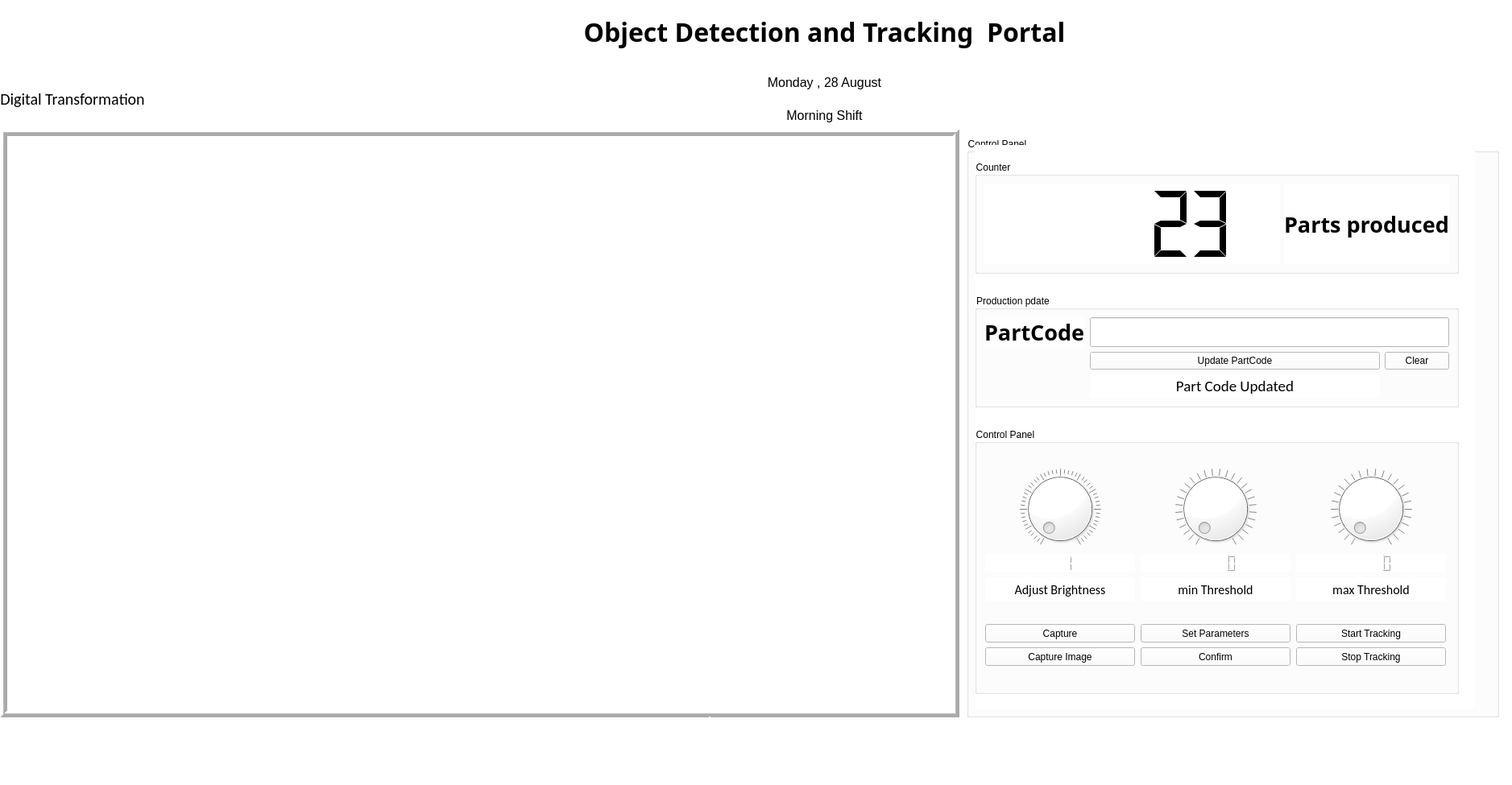
<?xml version="1.0" encoding="UTF-8"?>
<ui version="4.0">
 <class>FurnaceVisionSystem</class>
 <widget class="QMainWindow" name="FurnaceVisionSystem">
  <property name="geometry">
   <rect>
    <x>0</x>
    <y>0</y>
    <width>1877</width>
    <height>975</height>
   </rect>
  </property>
  <property name="sizePolicy">
   <sizepolicy hsizetype="Expanding" vsizetype="Expanding">
    <horstretch>0</horstretch>
    <verstretch>0</verstretch>
   </sizepolicy>
  </property>
  <property name="windowTitle">
   <string>Furnace Vision System</string>
  </property>
  <property name="styleSheet">
   <string notr="true">background-color: rgb(255, 255, 255);</string>
  </property>
  <widget class="QWidget" name="centralwidget">
   <widget class="QLabel" name="label">
    <property name="geometry">
     <rect>
      <x>0</x>
      <y>160</y>
      <width>1191</width>
      <height>731</height>
     </rect>
    </property>
    <property name="sizePolicy">
     <sizepolicy hsizetype="Expanding" vsizetype="Expanding">
      <horstretch>0</horstretch>
      <verstretch>0</verstretch>
     </sizepolicy>
    </property>
    <property name="focusPolicy">
     <enum>Qt::NoFocus</enum>
    </property>
    <property name="autoFillBackground">
     <bool>false</bool>
    </property>
    <property name="frameShape">
     <enum>QFrame::Box</enum>
    </property>
    <property name="frameShadow">
     <enum>QFrame::Raised</enum>
    </property>
    <property name="lineWidth">
     <number>4</number>
    </property>
    <property name="midLineWidth">
     <number>1</number>
    </property>
    <property name="text">
     <string/>
    </property>
    <property name="textFormat">
     <enum>Qt::MarkdownText</enum>
    </property>
    <property name="pixmap">
     <pixmap>../../.designer/.designer/backup/100 (1).bmp</pixmap>
    </property>
    <property name="scaledContents">
     <bool>true</bool>
    </property>
   </widget>
   <widget class="QGroupBox" name="groupBox">
    <property name="geometry">
     <rect>
      <x>1200</x>
      <y>170</y>
      <width>661</width>
      <height>721</height>
     </rect>
    </property>
    <property name="title">
     <string>Control Panel</string>
    </property>
    <widget class="QWidget" name="verticalLayoutWidget">
     <property name="geometry">
      <rect>
       <x>10</x>
       <y>10</y>
       <width>621</width>
       <height>701</height>
      </rect>
     </property>
     <layout class="QVBoxLayout" name="verticalLayout">
      <item>
       <widget class="QGroupBox" name="groupBox_2">
        <property name="sizePolicy">
         <sizepolicy hsizetype="Expanding" vsizetype="Expanding">
          <horstretch>0</horstretch>
          <verstretch>0</verstretch>
         </sizepolicy>
        </property>
        <property name="maximumSize">
         <size>
          <width>601</width>
          <height>141</height>
         </size>
        </property>
        <property name="title">
         <string>Counter</string>
        </property>
        <layout class="QHBoxLayout" name="horizontalLayout_5">
         <item>
          <widget class="QLCDNumber" name="lcdNumber_2">
           <property name="sizePolicy">
            <sizepolicy hsizetype="Expanding" vsizetype="Expanding">
             <horstretch>0</horstretch>
             <verstretch>0</verstretch>
            </sizepolicy>
           </property>
           <property name="maximumSize">
            <size>
             <width>369</width>
             <height>108</height>
            </size>
           </property>
           <property name="font">
            <font>
             <pointsize>36</pointsize>
             <weight>75</weight>
             <bold>true</bold>
            </font>
           </property>
           <property name="layoutDirection">
            <enum>Qt::LeftToRight</enum>
           </property>
           <property name="autoFillBackground">
            <bool>false</bool>
           </property>
           <property name="frameShape">
            <enum>QFrame::NoFrame</enum>
           </property>
           <property name="segmentStyle">
            <enum>QLCDNumber::Flat</enum>
           </property>
           <property name="intValue" stdset="0">
            <number>23</number>
           </property>
          </widget>
         </item>
         <item>
          <widget class="QLabel" name="label_14">
           <property name="font">
            <font>
             <family>Adobe Caslon Pro Bold</family>
             <pointsize>20</pointsize>
             <weight>75</weight>
             <bold>true</bold>
            </font>
           </property>
           <property name="text">
            <string>Parts produced</string>
           </property>
          </widget>
         </item>
        </layout>
       </widget>
      </item>
      <item>
       <widget class="QGroupBox" name="groupBox_3">
        <property name="sizePolicy">
         <sizepolicy hsizetype="Expanding" vsizetype="Expanding">
          <horstretch>0</horstretch>
          <verstretch>0</verstretch>
         </sizepolicy>
        </property>
        <property name="maximumSize">
         <size>
          <width>601</width>
          <height>141</height>
         </size>
        </property>
        <property name="title">
         <string>Production pdate</string>
        </property>
        <layout class="QGridLayout" name="gridLayout">
         <item row="0" column="0">
          <widget class="QLabel" name="label_13">
           <property name="font">
            <font>
             <family>Adobe Caslon Pro Bold</family>
             <pointsize>20</pointsize>
             <weight>75</weight>
             <bold>true</bold>
            </font>
           </property>
           <property name="text">
            <string>PartCode</string>
           </property>
          </widget>
         </item>
         <item row="3" column="1">
          <widget class="QLabel" name="label_5">
           <property name="sizePolicy">
            <sizepolicy hsizetype="Expanding" vsizetype="Expanding">
             <horstretch>0</horstretch>
             <verstretch>0</verstretch>
            </sizepolicy>
           </property>
           <property name="maximumSize">
            <size>
             <width>369</width>
             <height>41</height>
            </size>
           </property>
           <property name="font">
            <font>
             <family>Calibri</family>
             <pointsize>14</pointsize>
            </font>
           </property>
           <property name="layoutDirection">
            <enum>Qt::LeftToRight</enum>
           </property>
           <property name="text">
            <string>Part Code Updated</string>
           </property>
           <property name="alignment">
            <set>Qt::AlignCenter</set>
           </property>
          </widget>
         </item>
         <item row="2" column="2">
          <widget class="QPushButton" name="pushButton_5">
           <property name="text">
            <string>Clear</string>
           </property>
          </widget>
         </item>
         <item row="0" column="1" colspan="2">
          <widget class="QLineEdit" name="lineEdit_2">
           <property name="maximumSize">
            <size>
             <width>450</width>
             <height>41</height>
            </size>
           </property>
           <property name="tabletTracking">
            <bool>true</bool>
           </property>
           <property name="autoFillBackground">
            <bool>false</bool>
           </property>
          </widget>
         </item>
         <item row="2" column="1">
          <widget class="QPushButton" name="pushButton_3">
           <property name="text">
            <string>Update PartCode</string>
           </property>
          </widget>
         </item>
        </layout>
       </widget>
      </item>
      <item>
       <widget class="QGroupBox" name="groupBox_4">
        <property name="sizePolicy">
         <sizepolicy hsizetype="Expanding" vsizetype="Expanding">
          <horstretch>0</horstretch>
          <verstretch>0</verstretch>
         </sizepolicy>
        </property>
        <property name="maximumSize">
         <size>
          <width>601</width>
          <height>331</height>
         </size>
        </property>
        <property name="title">
         <string>Control Panel</string>
        </property>
        <layout class="QVBoxLayout" name="verticalLayout_3">
         <item>
          <layout class="QGridLayout" name="gridLayout_4">
           <item row="2" column="1">
            <widget class="QLabel" name="label_16">
             <property name="sizePolicy">
              <sizepolicy hsizetype="Expanding" vsizetype="Expanding">
               <horstretch>0</horstretch>
               <verstretch>0</verstretch>
              </sizepolicy>
             </property>
             <property name="maximumSize">
              <size>
               <width>186</width>
               <height>30</height>
              </size>
             </property>
             <property name="font">
              <font>
               <family>Calibri</family>
               <pointsize>12</pointsize>
              </font>
             </property>
             <property name="text">
              <string>min Threshold</string>
             </property>
             <property name="alignment">
              <set>Qt::AlignCenter</set>
             </property>
            </widget>
           </item>
           <item row="2" column="0">
            <widget class="QLabel" name="label_17">
             <property name="sizePolicy">
              <sizepolicy hsizetype="Expanding" vsizetype="Expanding">
               <horstretch>0</horstretch>
               <verstretch>0</verstretch>
              </sizepolicy>
             </property>
             <property name="maximumSize">
              <size>
               <width>186</width>
               <height>30</height>
              </size>
             </property>
             <property name="font">
              <font>
               <family>Calibri</family>
               <pointsize>12</pointsize>
              </font>
             </property>
             <property name="layoutDirection">
              <enum>Qt::LeftToRight</enum>
             </property>
             <property name="text">
              <string>Adjust Brightness</string>
             </property>
             <property name="alignment">
              <set>Qt::AlignCenter</set>
             </property>
            </widget>
           </item>
           <item row="0" column="2">
            <widget class="QDial" name="dial_4">
             <property name="maximumSize">
              <size>
               <width>186</width>
               <height>100</height>
              </size>
             </property>
             <property name="mouseTracking">
              <bool>true</bool>
             </property>
             <property name="tabletTracking">
              <bool>false</bool>
             </property>
             <property name="acceptDrops">
              <bool>false</bool>
             </property>
             <property name="autoFillBackground">
              <bool>false</bool>
             </property>
             <property name="minimum">
              <number>500</number>
             </property>
             <property name="maximum">
              <number>1000</number>
             </property>
             <property name="singleStep">
              <number>10</number>
             </property>
             <property name="wrapping">
              <bool>false</bool>
             </property>
             <property name="notchesVisible">
              <bool>true</bool>
             </property>
            </widget>
           </item>
           <item row="2" column="2">
            <widget class="QLabel" name="label_15">
             <property name="sizePolicy">
              <sizepolicy hsizetype="Expanding" vsizetype="Expanding">
               <horstretch>0</horstretch>
               <verstretch>0</verstretch>
              </sizepolicy>
             </property>
             <property name="maximumSize">
              <size>
               <width>186</width>
               <height>30</height>
              </size>
             </property>
             <property name="font">
              <font>
               <family>Calibri</family>
               <pointsize>12</pointsize>
              </font>
             </property>
             <property name="text">
              <string>max Threshold</string>
             </property>
             <property name="alignment">
              <set>Qt::AlignCenter</set>
             </property>
            </widget>
           </item>
           <item row="0" column="1">
            <widget class="QDial" name="dial_5">
             <property name="maximumSize">
              <size>
               <width>186</width>
               <height>100</height>
              </size>
             </property>
             <property name="mouseTracking">
              <bool>true</bool>
             </property>
             <property name="tabletTracking">
              <bool>false</bool>
             </property>
             <property name="acceptDrops">
              <bool>false</bool>
             </property>
             <property name="autoFillBackground">
              <bool>false</bool>
             </property>
             <property name="minimum">
              <number>30</number>
             </property>
             <property name="maximum">
              <number>300</number>
             </property>
             <property name="singleStep">
              <number>10</number>
             </property>
             <property name="wrapping">
              <bool>false</bool>
             </property>
             <property name="notchesVisible">
              <bool>true</bool>
             </property>
            </widget>
           </item>
           <item row="0" column="0">
            <widget class="QDial" name="dial_6">
             <property name="maximumSize">
              <size>
               <width>186</width>
               <height>100</height>
              </size>
             </property>
             <property name="mouseTracking">
              <bool>true</bool>
             </property>
             <property name="tabletTracking">
              <bool>false</bool>
             </property>
             <property name="acceptDrops">
              <bool>false</bool>
             </property>
             <property name="autoFillBackground">
              <bool>false</bool>
             </property>
             <property name="maximum">
              <number>200</number>
             </property>
             <property name="wrapping">
              <bool>false</bool>
             </property>
             <property name="notchesVisible">
              <bool>true</bool>
             </property>
            </widget>
           </item>
           <item row="1" column="0">
            <widget class="QLCDNumber" name="lcdNumber">
             <property name="sizePolicy">
              <sizepolicy hsizetype="Expanding" vsizetype="Expanding">
               <horstretch>0</horstretch>
               <verstretch>0</verstretch>
              </sizepolicy>
             </property>
             <property name="maximumSize">
              <size>
               <width>186</width>
               <height>23</height>
              </size>
             </property>
             <property name="font">
              <font>
               <family>Arial</family>
               <pointsize>14</pointsize>
               <weight>75</weight>
               <bold>true</bold>
              </font>
             </property>
             <property name="focusPolicy">
              <enum>Qt::StrongFocus</enum>
             </property>
             <property name="layoutDirection">
              <enum>Qt::LeftToRight</enum>
             </property>
             <property name="autoFillBackground">
              <bool>false</bool>
             </property>
             <property name="frameShape">
              <enum>QFrame::NoFrame</enum>
             </property>
             <property name="frameShadow">
              <enum>QFrame::Plain</enum>
             </property>
             <property name="smallDecimalPoint">
              <bool>false</bool>
             </property>
             <property name="digitCount">
              <number>3</number>
             </property>
             <property name="value" stdset="0">
              <double>1.000000000000000</double>
             </property>
             <property name="intValue" stdset="0">
              <number>1</number>
             </property>
            </widget>
           </item>
           <item row="1" column="1">
            <widget class="QLCDNumber" name="lcdNumber_3">
             <property name="sizePolicy">
              <sizepolicy hsizetype="Expanding" vsizetype="Expanding">
               <horstretch>0</horstretch>
               <verstretch>0</verstretch>
              </sizepolicy>
             </property>
             <property name="maximumSize">
              <size>
               <width>186</width>
               <height>23</height>
              </size>
             </property>
             <property name="font">
              <font>
               <weight>75</weight>
               <bold>true</bold>
              </font>
             </property>
             <property name="focusPolicy">
              <enum>Qt::StrongFocus</enum>
             </property>
             <property name="layoutDirection">
              <enum>Qt::LeftToRight</enum>
             </property>
             <property name="autoFillBackground">
              <bool>false</bool>
             </property>
             <property name="frameShape">
              <enum>QFrame::NoFrame</enum>
             </property>
             <property name="frameShadow">
              <enum>QFrame::Plain</enum>
             </property>
            </widget>
           </item>
           <item row="1" column="2">
            <widget class="QLCDNumber" name="lcdNumber_4">
             <property name="sizePolicy">
              <sizepolicy hsizetype="Expanding" vsizetype="Expanding">
               <horstretch>0</horstretch>
               <verstretch>0</verstretch>
              </sizepolicy>
             </property>
             <property name="maximumSize">
              <size>
               <width>186</width>
               <height>23</height>
              </size>
             </property>
             <property name="font">
              <font>
               <weight>75</weight>
               <bold>true</bold>
              </font>
             </property>
             <property name="focusPolicy">
              <enum>Qt::StrongFocus</enum>
             </property>
             <property name="frameShape">
              <enum>QFrame::NoFrame</enum>
             </property>
            </widget>
           </item>
          </layout>
         </item>
         <item>
          <layout class="QGridLayout" name="gridLayout_5">
           <item row="1" column="2">
            <widget class="QPushButton" name="Track_4">
             <property name="sizePolicy">
              <sizepolicy hsizetype="Expanding" vsizetype="Expanding">
               <horstretch>0</horstretch>
               <verstretch>0</verstretch>
              </sizepolicy>
             </property>
             <property name="maximumSize">
              <size>
               <width>186</width>
               <height>23</height>
              </size>
             </property>
             <property name="text">
              <string>Stop Tracking</string>
             </property>
            </widget>
           </item>
           <item row="1" column="0">
            <widget class="QPushButton" name="Capture_2">
             <property name="sizePolicy">
              <sizepolicy hsizetype="Expanding" vsizetype="Expanding">
               <horstretch>0</horstretch>
               <verstretch>0</verstretch>
              </sizepolicy>
             </property>
             <property name="maximumSize">
              <size>
               <width>186</width>
               <height>23</height>
              </size>
             </property>
             <property name="text">
              <string>Capture Image</string>
             </property>
            </widget>
           </item>
           <item row="0" column="0">
            <widget class="QPushButton" name="pushButton_4">
             <property name="sizePolicy">
              <sizepolicy hsizetype="Expanding" vsizetype="Expanding">
               <horstretch>0</horstretch>
               <verstretch>0</verstretch>
              </sizepolicy>
             </property>
             <property name="maximumSize">
              <size>
               <width>186</width>
               <height>23</height>
              </size>
             </property>
             <property name="text">
              <string>Capture</string>
             </property>
            </widget>
           </item>
           <item row="0" column="1">
            <widget class="QPushButton" name="Set_3">
             <property name="sizePolicy">
              <sizepolicy hsizetype="Expanding" vsizetype="Expanding">
               <horstretch>0</horstretch>
               <verstretch>0</verstretch>
              </sizepolicy>
             </property>
             <property name="maximumSize">
              <size>
               <width>186</width>
               <height>23</height>
              </size>
             </property>
             <property name="text">
              <string>Set Parameters</string>
             </property>
            </widget>
           </item>
           <item row="0" column="2">
            <widget class="QPushButton" name="Track_3">
             <property name="sizePolicy">
              <sizepolicy hsizetype="Expanding" vsizetype="Expanding">
               <horstretch>0</horstretch>
               <verstretch>0</verstretch>
              </sizepolicy>
             </property>
             <property name="maximumSize">
              <size>
               <width>186</width>
               <height>23</height>
              </size>
             </property>
             <property name="text">
              <string>Start Tracking</string>
             </property>
            </widget>
           </item>
           <item row="1" column="1">
            <widget class="QPushButton" name="Set_4">
             <property name="sizePolicy">
              <sizepolicy hsizetype="Expanding" vsizetype="Expanding">
               <horstretch>0</horstretch>
               <verstretch>0</verstretch>
              </sizepolicy>
             </property>
             <property name="maximumSize">
              <size>
               <width>186</width>
               <height>23</height>
              </size>
             </property>
             <property name="text">
              <string>Confirm</string>
             </property>
            </widget>
           </item>
          </layout>
         </item>
        </layout>
       </widget>
      </item>
     </layout>
    </widget>
   </widget>
   <widget class="QWidget" name="horizontalLayoutWidget">
    <property name="geometry">
     <rect>
      <x>0</x>
      <y>0</y>
      <width>1861</width>
      <height>161</height>
     </rect>
    </property>
    <layout class="QHBoxLayout" name="horizontalLayout">
     <item>
      <layout class="QGridLayout" name="gridLayout_3">
       <item row="0" column="1">
        <widget class="QLabel" name="label_2">
         <property name="sizePolicy">
          <sizepolicy hsizetype="MinimumExpanding" vsizetype="MinimumExpanding">
           <horstretch>0</horstretch>
           <verstretch>0</verstretch>
          </sizepolicy>
         </property>
         <property name="maximumSize">
          <size>
           <width>16777215</width>
           <height>164</height>
          </size>
         </property>
         <property name="font">
          <font>
           <family>Adobe Garamond Pro Bold</family>
           <pointsize>24</pointsize>
           <weight>75</weight>
           <bold>true</bold>
          </font>
         </property>
         <property name="styleSheet">
          <string notr="true">background-color: rgb(255, 255, 255);</string>
         </property>
         <property name="text">
          <string>Object Detection and Tracking  Portal</string>
         </property>
         <property name="scaledContents">
          <bool>false</bool>
         </property>
         <property name="alignment">
          <set>Qt::AlignCenter</set>
         </property>
        </widget>
       </item>
       <item row="1" column="1">
        <layout class="QGridLayout" name="gridLayout_2">
         <item row="1" column="0">
          <widget class="QLabel" name="label_11">
           <property name="sizePolicy">
            <sizepolicy hsizetype="Expanding" vsizetype="Expanding">
             <horstretch>0</horstretch>
             <verstretch>0</verstretch>
            </sizepolicy>
           </property>
           <property name="font">
            <font>
             <pointsize>12</pointsize>
            </font>
           </property>
           <property name="frameShape">
            <enum>QFrame::NoFrame</enum>
           </property>
           <property name="text">
            <string>Morning Shift</string>
           </property>
           <property name="alignment">
            <set>Qt::AlignCenter</set>
           </property>
          </widget>
         </item>
         <item row="0" column="0">
          <widget class="QLabel" name="label_12">
           <property name="sizePolicy">
            <sizepolicy hsizetype="Expanding" vsizetype="Expanding">
             <horstretch>0</horstretch>
             <verstretch>0</verstretch>
            </sizepolicy>
           </property>
           <property name="font">
            <font>
             <pointsize>12</pointsize>
            </font>
           </property>
           <property name="frameShape">
            <enum>QFrame::NoFrame</enum>
           </property>
           <property name="text">
            <string>Monday , 28 August</string>
           </property>
           <property name="alignment">
            <set>Qt::AlignCenter</set>
           </property>
          </widget>
         </item>
        </layout>
       </item>
       <item row="0" column="0">
        <widget class="QLabel" name="label_3">
         <property name="sizePolicy">
          <sizepolicy hsizetype="Minimum" vsizetype="Minimum">
           <horstretch>0</horstretch>
           <verstretch>0</verstretch>
          </sizepolicy>
         </property>
         <property name="minimumSize">
          <size>
           <width>46</width>
           <height>64</height>
          </size>
         </property>
         <property name="maximumSize">
          <size>
           <width>380</width>
           <height>360</height>
          </size>
         </property>
         <property name="text">
          <string/>
         </property>
         <property name="pixmap">
          <pixmap resource="../Codes/Designer/logo.qrc">:/newPrefix/1200px-Danfoss-Logo.svg.png</pixmap>
         </property>
         <property name="scaledContents">
          <bool>true</bool>
         </property>
         <property name="alignment">
          <set>Qt::AlignCenter</set>
         </property>
        </widget>
       </item>
       <item row="1" column="0">
        <widget class="QLabel" name="label_4">
         <property name="font">
          <font>
           <family>Calibri</family>
           <pointsize>15</pointsize>
          </font>
         </property>
         <property name="text">
          <string>Digital Transformation</string>
         </property>
         <property name="alignment">
          <set>Qt::AlignCenter</set>
         </property>
        </widget>
       </item>
      </layout>
     </item>
    </layout>
   </widget>
   <widget class="QWidget" name="layoutWidget">
    <property name="geometry">
     <rect>
      <x>880</x>
      <y>890</y>
      <width>2</width>
      <height>2</height>
     </rect>
    </property>
    <layout class="QVBoxLayout" name="verticalLayout_4"/>
   </widget>
  </widget>
  <widget class="QMenuBar" name="menubar">
   <property name="geometry">
    <rect>
     <x>0</x>
     <y>0</y>
     <width>1877</width>
     <height>21</height>
    </rect>
   </property>
  </widget>
  <widget class="QStatusBar" name="statusbar"/>
 </widget>
 <resources>
  <include location="../Codes/Designer/logo.qrc"/>
  <include location="../../.designer/backup/logo.qrc"/>
 </resources>
 <connections/>
</ui>
